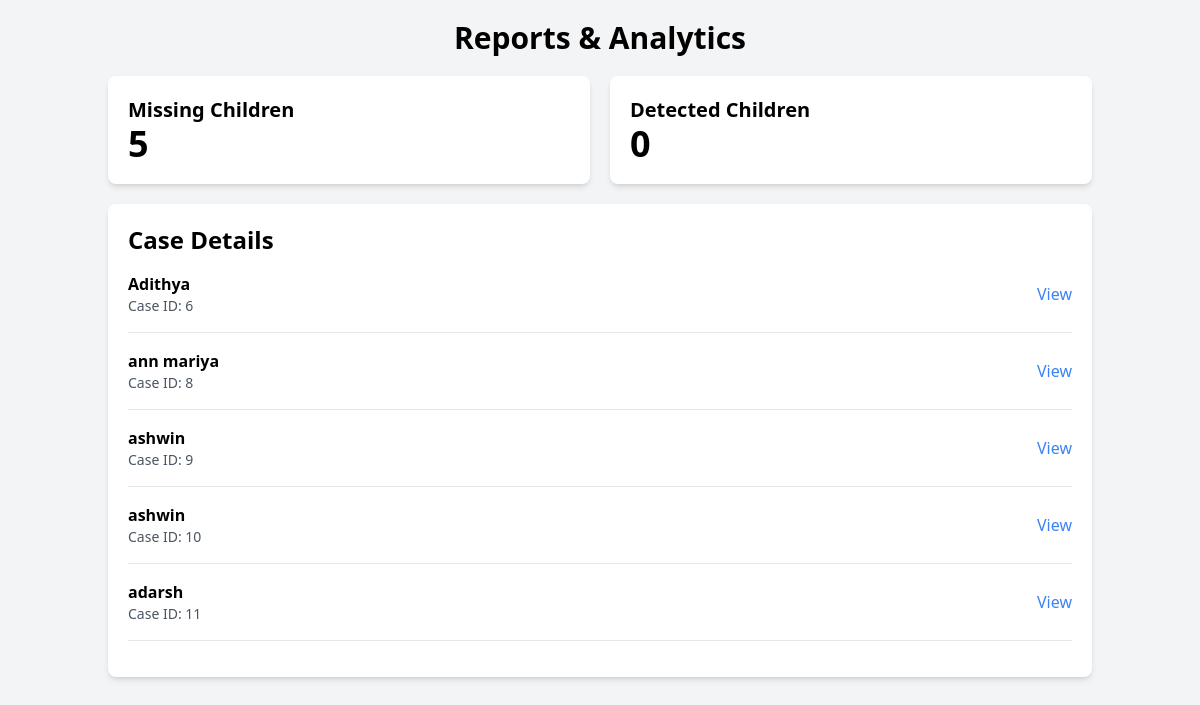
/report/, run on an earlier commit of the app's database.
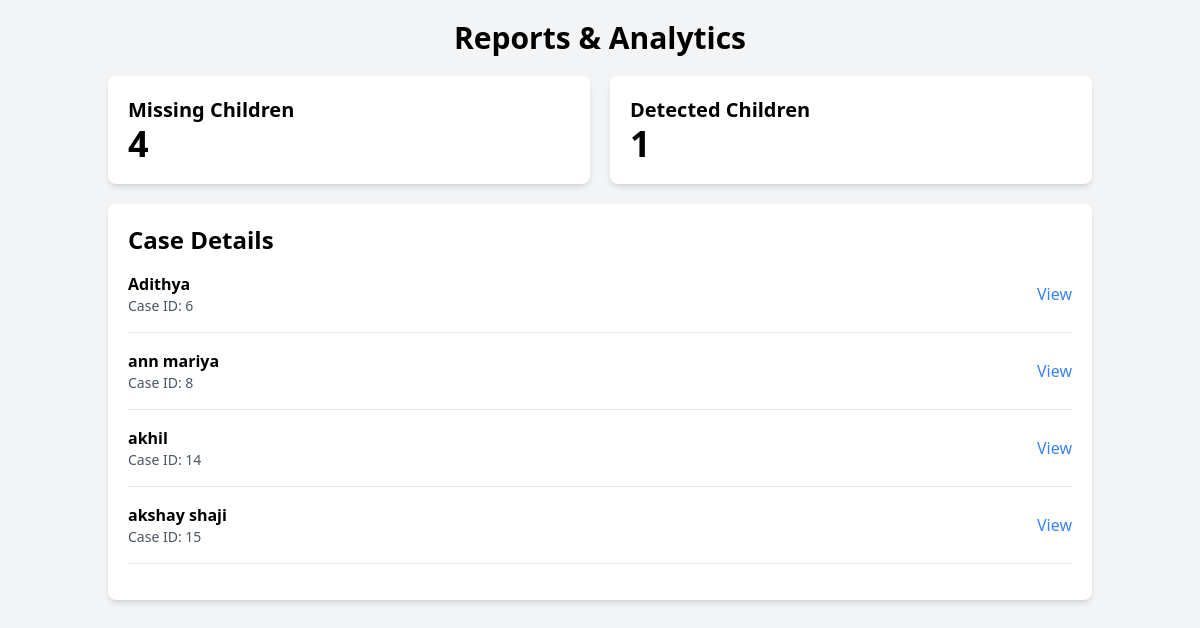
And on a later commit of the database.
### childmissingwebapp/models.py (models this page shows, shortened)
class NewCase(models.Model):
    GENDER_CHOICES = [
        ('male', 'Male'),
        ('female', 'Female'),
        ('other', 'Other'),
    ]
    STATUS_CHOICES = [
        ('active', 'Active'),
        ('closed', 'Closed'),
    ]
    childname = models.CharField(max_length=25)
    dob = models.DateField()  # Added parentheses
    gender = models.CharField(
        max_length=6,
        choices=GENDER_CHOICES,
        default='other',
    )
    height = models.PositiveIntegerField()  # in cm
    weight = models.PositiveIntegerField()  # in kg
    eye_color = models.CharField(max_length=50)
    hair_color = models.CharField(max_length=50)
    photo = models.ImageField(upload_to='missing_children_photos/', blank=True, null=True)
    last_seen_date = models.DateTimeField()
    last_seen_location = models.CharField(max_length=255)
    guardian_name = models.CharField(max_length=255)
    guardian_phone = models.CharField(max_length=15)
    guardian_email = models.EmailField()
    suspect_name = models.CharField(max_length=255, blank=True, null=True)
    suspect_description = models.TextField(blank=True, null=True)
    vehicle_info = models.CharField(max_length=255, blank=True, null=True)
    authorities_contacted = models.BooleanField(default=False)
    search_efforts = models.TextField(blank=True, null=True)
    status = models.CharField(
        max_length=7,  # 'active' or 'closed'
        choices=STATUS_CHOICES,
        default='active',  # Default is active
    )

### childmissingwebapp/views.py (the view)
# urls.py: path('report/', views.report, name='report'),
def report(request):
    missing_count = NewCase.objects.count()
    detected_count = ChildRecoveryCase.objects.count()
    cases = NewCase.objects.prefetch_related('childrecoverycase_set').all()
    for case in cases:
        recovery_case = case.childrecoverycase_set.first()
        if recovery_case:
            case.childrecoverycase = recovery_case
    context = {
        'missing_count': missing_count,
        'detected_count': detected_count,
        'cases': cases
    }
    return render(request, 'report.html', context)

### childmissingwebapp/templates/report.html (shortened to what this page needs)
<!DOCTYPE html>
<html lang="en">
<head>
    <script src="https://cdn.tailwindcss.com"></script>
</head>
<body class="bg-gray-100">
    <div class="container mx-auto p-5">
        <h1 class="text-3xl font-bold text-center mb-5">Reports & Analytics</h1>
        <div class="grid grid-cols-1 md:grid-cols-2 gap-5 mb-5">
            <div class="bg-white shadow-md rounded-lg p-5">
                <h2 class="text-xl font-semibold">Missing Children</h2>
                <p class="text-4xl font-bold">{{ missing_count }}</p>
            </div>
            <div class="bg-white shadow-md rounded-lg p-5">
                <h2 class="text-xl font-semibold">Detected Children</h2>
                <p class="text-4xl font-bold">{{ detected_count }}</p>
            </div>
        </div>
        <div class="bg-white shadow-md rounded-lg p-5">
            <h2 class="text-2xl font-semibold mb-4">Case Details</h2>
            <div id="case-list">
                {% for case in cases %}
                <div class="border-b mb-4 pb-4">
                    <div class="flex justify-between items-center">
                        <div>
                            <p class="font-bold">{{ case.childname }}</p>
                            <p class="text-sm text-gray-600">Case ID: {{ case.id }}</p>
                        </div>
                        <button class="text-blue-500 view-details-btn" data-case-id="{{ case.id }}">View</button>
                    </div>
                </div>
                {% endfor %}
            </div>
        </div>
    </div>
</body>
</html>

What changed in the data, as far as the page shows it:
removed NewCase: childname "ashwin", id "9"
removed NewCase: childname "ashwin", id "10"
removed NewCase: childname "adarsh", id "11"
added NewCase: childname "akhil", id "14"
added NewCase: childname "akshay shaji", id "15"
Also different on the page:
{{ missing_count }}: "5" → "4"
{{ detected_count }}: "0" → "1"
